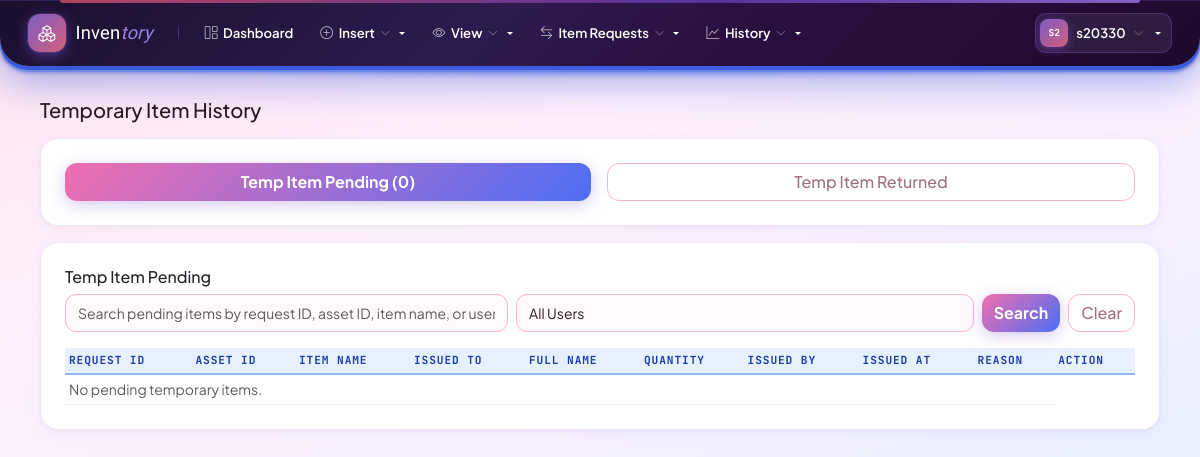
The app's page /temporary-item-history/ (signed in), older data.
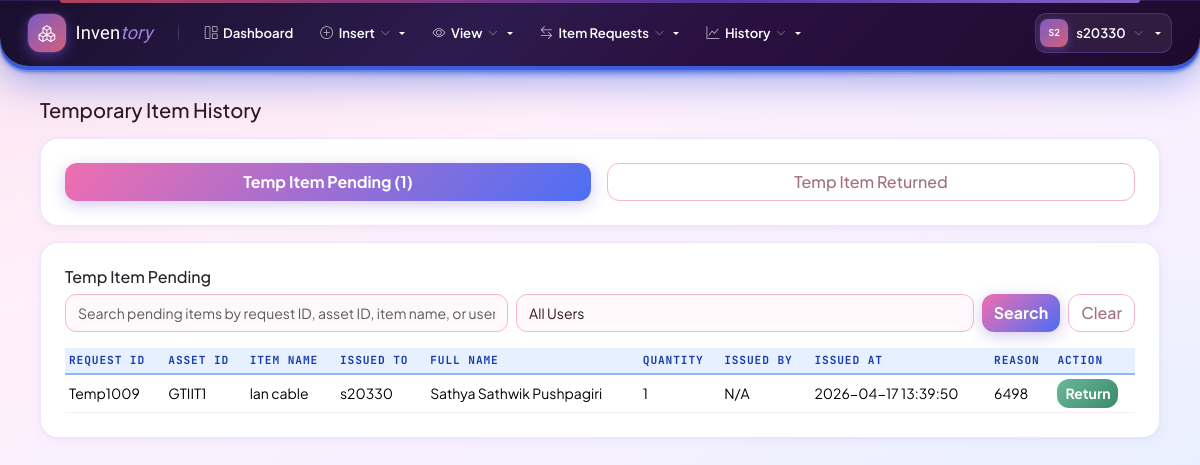
The same page, newer data.
### inventory/models.py (models this page shows, shortened)
class TemporaryItemHistory(models.Model):
    request_id = models.CharField(max_length=20, unique=True, null=True, blank=True, db_index=True)
    product = models.ForeignKey(Product, on_delete=models.CASCADE, related_name='temporary_history')
    issued_to = models.ForeignKey(User, on_delete=models.SET_NULL, null=True, related_name='temporary_items_received')
    issued_by = models.ForeignKey(User, on_delete=models.SET_NULL, null=True, related_name='temporary_items_issued')
    taken_by = models.ForeignKey(User, on_delete=models.SET_NULL, null=True, blank=True, related_name='temporary_items_taken')
    username = models.CharField(max_length=100, blank=True, default='', help_text='Username of the person the item is issued to')
    full_name = models.CharField(max_length=200, blank=True, default='', help_text='Full name of the person the item is issued to')
    quantity = models.PositiveIntegerField()
    issued_at = models.DateTimeField(auto_now_add=True)
    returned_at = models.DateTimeField(null=True, blank=True)
    status = models.CharField(
        max_length=20,
        choices=[('issued', 'Issued'), ('returned', 'Returned')],
        default='issued'
    )
    reason = models.TextField(blank=True, default='')
    class Meta:
        ordering = ['-issued_at']
    def has_account(self):
        return self.issued_to is not None
    def get_display_request_id(self):
        if self.request_id:
            return f"***{self.request_id}" if not self.has_account() else self.request_id
        return "N/A"

class Product(models.Model):
    category = models.CharField(max_length=20, choices=CATEGORY_CHOICES, db_index=True)
    asset_id = models.CharField(max_length=100, blank=True)
    item_code = models.CharField(max_length=100, blank=True, default='')
    item_name = models.CharField(max_length=200)
    cabin_name = models.CharField(max_length=100, blank=True, default='')
    row_number = models.PositiveIntegerField(null=True, blank=True)
    column_number = models.PositiveIntegerField(null=True, blank=True)
    measurement_unit = models.CharField(max_length=20, choices=MEASUREMENT_UNIT_CHOICES, blank=True, default='')
    measurement_value = models.CharField(max_length=200, blank=True, default='')
    location = models.CharField(max_length=200, blank=True, default='')
    quantity_available = models.PositiveIntegerField(default=0)
    requested_count = models.PositiveIntegerField(default=0)
    price = models.DecimalField(max_digits=12, decimal_places=2, null=True, blank=True)
    rack = models.ForeignKey(Rack, on_delete=models.SET_NULL, null=True, blank=True, related_name='products')
    created_at = models.DateTimeField(auto_now_add=True)
    updated_at = models.DateTimeField(auto_now=True)
    class Meta:
        unique_together = [('category', 'asset_id')]
        ordering = ['category', 'asset_id']

class User(AbstractUser):
    REQUIRED_FIELDS = ['email']
    stage = models.PositiveSmallIntegerField(default=1)
    full_name = models.CharField(max_length=200, blank=True, default='')
    mobile_number = models.CharField(max_length=30, blank=True, default='')
    category = models.CharField(
        max_length=50,
        blank=True,
        null=True
    )
    admin_section = models.CharField(
        max_length=100,
        blank=True,
        null=True
    )
    admin_department = models.CharField(
        max_length=100,
        blank=True,
        null=True
    )
    department = models.CharField(
        max_length=100,
        blank=True,
        null=True
    )
    section = models.CharField(
        max_length=100,
        blank=True,
        null=True
    )
    is_active = models.BooleanField(
        default=True,
        help_text='Designates whether this user should be treated as active.'
    )
    def is_stage1(self):
        return self.is_superuser or self.stage == 1
    def can_edit(self):
        return self.is_stage1() or self.is_stage2()
    def can_approve_issue_requests(self):
        return self.is_stage1() or self.is_stage2()
    def can_request_issue(self):
        return True  # all stages allowed
    def can_issue_items(self):
        return self.is_stage1() or self.is_stage2()
    def can_manage_users(self):
        return self.is_stage1()
    def allowed_categories(self):
        if self.is_stage1() or self.is_stage2():
            return [choice[0] for choice in CATEGORY_CHOICES]
        return []  # Stage 3 has no category access
    class Meta:
        verbose_name = 'User'
        verbose_name_plural = 'Users'

### inventory/views.py (the view, shortened to what this page needs)
# urls.py: path('temporary-item-history/', views.temporary_item_history, name='temporary_item_history'),
@login_required
def temporary_item_history(request):
    if not request.user.can_manage_users():
        messages.error(request, 'Only Stage 1 users can view temporary item history.')
        return redirect('inventory:dashboard')
    from .models import TemporaryItemHistory
    pending_q = request.GET.get('pending_q', '').strip()
    returned_q = request.GET.get('returned_q', '').strip()
    pending_user_type = request.GET.get('pending_user_type', '')
    returned_user_type = request.GET.get('returned_user_type', '')
    pending_items = TemporaryItemHistory.objects.filter(status='issued').select_related('product', 'issued_to', 'issued_by')
    returned_items = TemporaryItemHistory.objects.filter(status='returned').select_related('product', 'issued_to', 'issued_by', 'taken_by')
    if pending_user_type == 'temporary':
        pending_items = pending_items.filter(issued_to__isnull=True)
    elif pending_user_type == 'permanent':
        pending_items = pending_items.filter(issued_to__isnull=False)
    if returned_user_type == 'temporary':
        returned_items = returned_items.filter(issued_to__isnull=True)
    elif returned_user_type == 'permanent':
        returned_items = returned_items.filter(issued_to__isnull=False)
    return render(request, 'inventory/temporary_item_history.html', {
        'pending_items': pending_items,
        'returned_items': returned_items,
        'pending_q': pending_q,
        'returned_q': returned_q,
        'pending_user_type': pending_user_type,
        'returned_user_type': returned_user_type,
    })

### inventory/context_processors.py (called while the page is built, shortened)
def stage_permissions(request):
    if request.user.is_authenticated:
        choices = dict(CATEGORY_CHOICES)
        allowed = request.user.allowed_categories()
        return {
            'user_can_edit': request.user.can_edit(),
            'user_can_request_issue': request.user.can_request_issue(),
            'user_can_approve_issue_requests': request.user.can_approve_issue_requests(),
            'user_can_issue_items': request.user.can_issue_items(),
            'user_can_manage_users': request.user.can_manage_users(),
            'user_is_stage1': request.user.is_stage1(),
            'user_allowed_categories': allowed,
            'category_display': choices,
            'navbar_categories': [{'slug': c, 'name': choices.get(c, c)} for c in allowed],
        }

### inventory/templates/inventory/temporary_item_history.html (shortened to what this page needs)
{% extends 'inventory/base.html' %}
{% block content %}
<div class="container-fluid">
    <h5 class="mb-3">Temporary Item History</h5>
    <div class="card mb-3">
        <div class="card-body">
            <div style="display:flex;gap:1rem;justify-content:center;">
                <button class="btn btn-primary" id="btn_pending" onclick="showSection('pending')" style="flex:1;">
                    Temp Item Pending ({{ pending_items|length }})
                </button>
                <button class="btn btn-outline-secondary" id="btn_returned" onclick="showSection('returned')" style="flex:1;">
                    Temp Item Returned
                </button>
            </div>
        </div>
    </div>
    <div class="card mb-3" id="section_pending">
        <div class="card-body">
            <h6 class="card-title">Temp Item Pending</h6>
            <form method="get" class="d-flex gap-2 mb-3">
                <input type="text" name="pending_q" class="form-control" placeholder="Search pending items by request ID, asset ID, item name, or username..." value="{{ pending_q }}">
                <select name="pending_user_type" class="form-select">
                    <option value="">All Users</option>
                </select>
                <button type="submit" class="btn btn-primary">Search</button>
                <a href="{% url 'inventory:temporary_item_history' %}" class="btn btn-outline-secondary">Clear</a>
            </form>
            <div class="table-responsive">
                <table class="table table-sm align-middle mb-0">
                    <thead>
                        <tr>
                            <th>Request ID</th>
                            <th>Asset ID</th>
                            <th>Item Name</th>
                            <th>Issued To</th>
                            <th>Full Name</th>
                            <th>Quantity</th>
                            <th>Issued By</th>
                            <th>Issued At</th>
                            <th>Reason</th>
                            <th>Action</th>
                        </tr>
                    </thead>
                    <tbody>
                        {% for item in pending_items %}
                        <tr{% if not item.issued_to %} class="temporary-user-row"{% endif %}>
                            <td>{{ item.get_display_request_id }}</td>
                            <td>{{ item.product.asset_id }}</td>
                            <td>{{ item.product.item_name }}</td>
                            <td>{% if item.issued_to %}{{ item.issued_to.username }}{% elif item.username %}{{ item.username }}{% else %}N/A{% endif %}</td>
                            <td>{% if item.issued_to %}{{ item.issued_to.full_name }}{% elif item.full_name %}{{ item.full_name }}{% else %}N/A{% endif %}</td>
                            <td>{{ item.quantity }}</td>
                            <td>{% if item.issued_by %}{{ item.issued_by.username }}{% else %}N/A{% endif %}</td>
                            <td>{{ item.issued_at|date:"Y-m-d H:i:s" }}</td>
                            <td>{{ item.reason }}</td>
                            <td>
                                <form method="post" action="{% url 'inventory:return_temp_item' item.id %}">
                                    <button type="submit" class="btn btn-sm btn-success">Return</button>
                                </form>
                            </td>
                        </tr>
                        {% empty %}
                        <tr><td colspan="9" class="text-muted">No pending temporary items.</td></tr>
                        {% endfor %}
                    </tbody>
                </table>
            </div>
        </div>
    </div>
</div>
{% endblock %}

Row changes from the older to the newer data that the page shows:
added TemporaryItemHistory: get_display_request_id "Temp1009", product.asset_id "GTIIT1", product.item_name "lan cable", issued_to.username "s20330", issued_to.full_name "Sathya Sathwik Pushpagiri", quantity "1", shows "N/A", issued_at "2026-04-17 13:39:50", reason "6498"
Text that changed along with them:
{{ pending_items|length }}: "0" → "1"
text no longer shown: "No pending temporary items."
